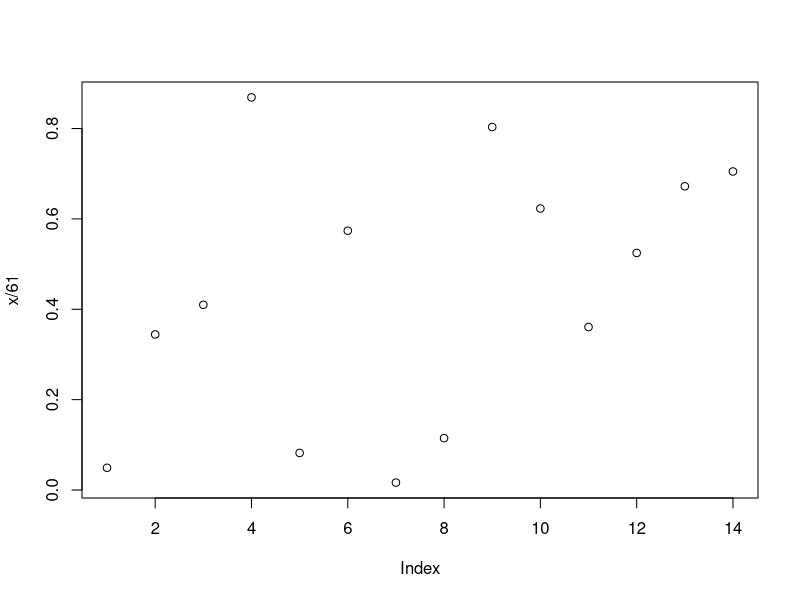
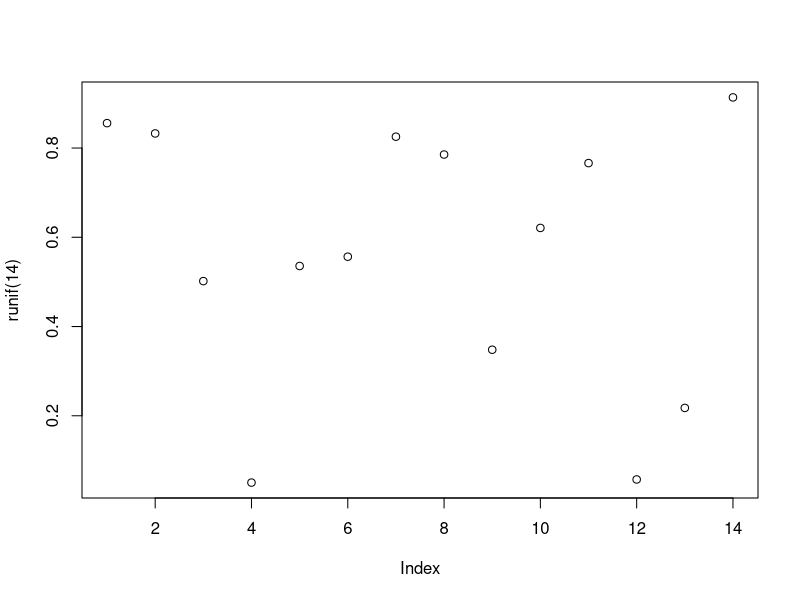
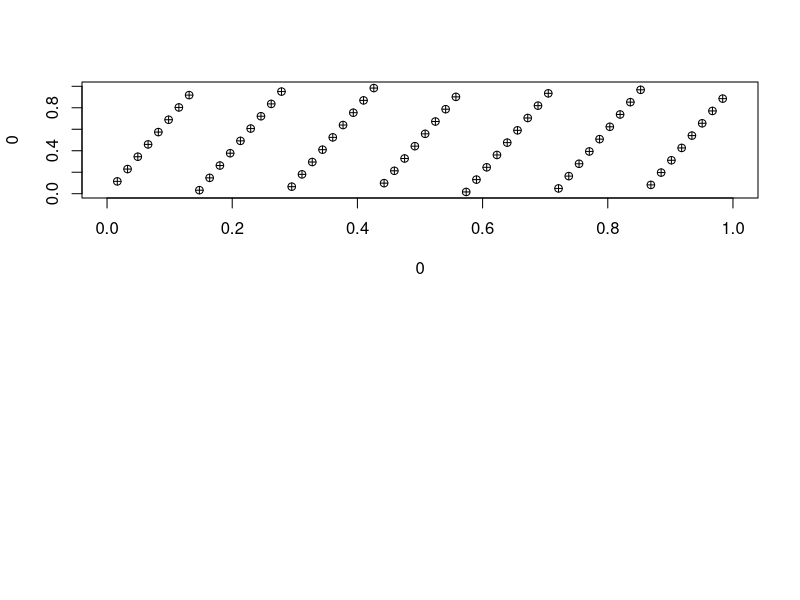

The R script that drew these images, in order: (Note: this script raises an error after producing the figures.)
#### Simulation Chapter 25
# prime modulus multiplicative linear congruential generator

# with a, m and x0

x = numeric(14) # list must have length(mod) because generator is full period
x[1] = 3 # set as seed
for (i in 2:14) x[i] = (7 * x[i - 1]) %% 61
print(x)
# notice how the list went back to the seed

plot(x/61)
plot(runif(14))


par(mfrow = c(2,1))
x = numeric(60) # list must have length(mod) because generator is full period
x[1] = 3 # set as seed
for (i in 2:60) x[i] = (7 * x[i - 1]) %% 61
u = x/61
plot(0, 0, type = 'n', xlim = c(0,1), ylim = c(0,1))
for (i in 2:60) points(u[i - 1], u[i], pch = 10)
points(u[60], u[1], pch = 10) # plot for pairs of random numbers


u = runif(60)
plot(0, 0, type = 'n', xlim = c(0,1), ylim = c(0.1))
for (i in 2:60) points(u[i - 1], u[i], pch = 10)
points(u[60], u[1], pch = 10)
par(mfrow = c(1,1))


### Monte Carlo for alternating men and women in 5 chairs
nrep = 100000
count = 0
for (i in 1:nrep) {
  x = sample(5)
  if (x[1] * x[3] * x[5] == 15) count = count + 1
} # 15 is from the position of the odd numbers; odd = male
print(count/nrep)


### Monte Carlo simulating the probability of rolling a ten in 3 fair dice
nrep = 100000
count = 0
for (i in 1:nrep) {
  roll = sample(1:6, 3, replace = T)
  if (sum(roll) == 10) count = count + 1
}
print(count/nrep)


### Exercise 25.2
nrep = 100000
count = 0
for (i in 1:nrep){
  roll = sample(1:6, 6, replace = T) # 6 faces, 6 rolls. no replace
  if (roll == sample(c(1, 2, 3, 4, 5, 6))) count = count + 1
  print(roll)
}
print(count/nrep)
#print(roll) # check the rolls for verification


### Exercise 25.3
nrep = 100000
count = 0
for (i in 1:nrep) {
  x = sample(c(rep('x', 40), c(rep('y', 10))))
  if (x == c('x', 'y', 'x')) count = count + 1
  print(x)
}
print(count/nrep)



### Urn exercise
set.seed(4)
nrep = 100000
count = 0
for (i in 1:nrep){
urn1 = c(0, 0, 0, 1, 1)
urn2 = c(0, 1, 1, 1)
x = sample(5, 1) # index for urn1 first ball
urn2 = c(urn2, urn1[x]) # transfer ball from urn1 to urn2
y = sample(5, 1) # set y as index of urn 2 ball picked
urn1[x] = urn2[y] # transfer from urn2 to urn1
if (sample(urn1, 1)==1) count = count + 1
}
print(count/nrep)




### calculate 90th percentile between 2 points
nrep = 1000000
x1 = runif(nrep)
x2 = runif(nrep)
y1 = runif(nrep)
y2 = runif(nrep)
d = sqrt((x1 - x2)^2 + (y1 - y2)^2)
sort(d)[0.9 * nrep] # sort results based on the 90th percentile



#### 25.4
nrep = 500000
count = 0
for (i in 1:nrep) {
  roll = sample(6, 5)
  # print(roll)
if (roll[1] == roll[2]-1 && roll[2] == roll[3]-1) count = count + 1
print(roll[1])
print(roll[2])
print(roll[3])
}

print(count)
